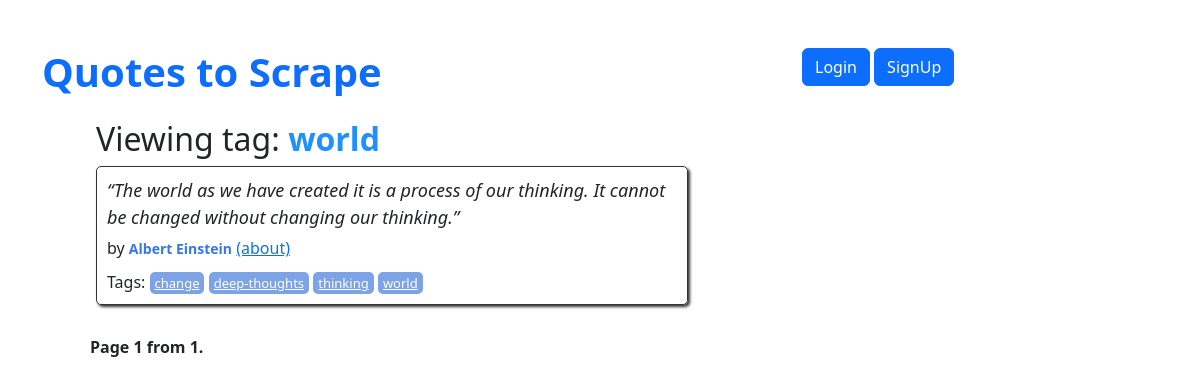
/tag/world/, run on the app's committed database.
### quotes/models.py (models this page shows)
class Tag(models.Model):
    name = models.CharField(max_length=16, null=False, unique=True)
    class Meta:
        verbose_name_plural = "Tags"
        verbose_name = "Tag"

class Quote(models.Model):
    user = models.ForeignKey(User, on_delete=models.CASCADE, default=None, null=True)
    quote = models.TextField()
    tags = models.ManyToManyField(Tag)
    author = models.ForeignKey(Author, on_delete=models.CASCADE, default=None, null=False)
    created_at = models.DateTimeField(auto_now_add=True)

class Author(models.Model):
    fullname = models.CharField(max_length=64, null=False, unique=True)
    born_date = models.CharField(max_length=64)
    born_location = models.CharField(max_length=256)
    description = models.TextField()
    user = models.ForeignKey(User, on_delete=models.CASCADE, default=None, null=True)
    created_at = models.DateTimeField(auto_now_add=True)

### quotes/views.py (the view)
# urls.py: path('tag/<str:tag_name>/', TagQuotesView.as_view(), name='tag_quotes'),
class TagQuotesView(View):
    template_name = 'quotes/tag_quotes.html'
    quotes_per_page = 10
    def get(self, request, *args, **kwargs):
        tag_name = kwargs['tag_name']
        tag = Tag.objects.get(name=tag_name)
        quotes_with_tag = Quote.objects.filter(tags=tag)
        paginator = Paginator(list(quotes_with_tag), self.quotes_per_page)
        page = request.GET.get('page')
        try:
            quotes_per_page = paginator.page(page)
        except PageNotAnInteger:
            quotes_per_page = paginator.page(1)
        except EmptyPage:
            quotes_per_page = paginator.page(paginator.num_pages)
        context = {
            'tag_name': tag_name,
            'quotes_with_tag': quotes_per_page,
        }
        return render(request, self.template_name, context)

### quotes/templatetags/extract_authors.py (called while the page is built)
@register.filter(name='author')
def get_author(author):
    author_id = author.id if hasattr(author, 'id') else None
    author_instance = Author.objects.filter(id=author_id).first()
    if author_instance:
        return author_instance.fullname
    return ''

### quotes/templates/quotes/tag_quotes.html (shortened to what this page needs)
{% extends 'quotes/base.html' %}
{% load extract_authors %}
{% block content %}
    <div class="author-details ms-5" style="margin-left: 10%;">
        <h2 class="author-title" style="margin-left: 5%;">
            Viewing tag: <b style="color:dodgerblue;">{{ tag_name }}</b>
        </h2>
        <div class="col-md-8">
            {% for quote in quotes_with_tag %}
            <div class="quote ms-5" itemscope="" itemtype="http://schema.org/CreativeWork">
                <span class="text" itemprop="text">
                    {{quote.quote}}
                </span>
                <span>
                    by <small class="author" itemprop="author">{{ quote.author|author }}</small>
                    <a href="{% url 'quotes:author_detail' author_id=quote.author.id %}" target="_self">(about)</a>
                </span>
                <div class="tags">
                    Tags:
                    {% for tag in quote.tags.all %}
                        <a class="tag" href="{% url 'quotes:tag_quotes' tag_name=tag.name %}">{{ tag.name }}</a>
                    {% endfor %}
                </div>
            </div>
            {% endfor %}
            <nav>
                <div class="pagination" class="mb-3">
                    <span class="step-links" style="margin-left: 5%;">
                        <span class="current" style="margin: 0 10px;">
                            <strong>Page {{ quotes_with_tag.number }} from {{ quotes_with_tag.paginator.num_pages }}.</strong>
                        </span>
                    </span>
                </div>
            </nav>
        </div>
    </div>
{% endblock %}

### quotes/static/quotes/style.css (style rules this page uses)
.quote { padding: 10px; margin-bottom: 30px; border: 1px solid #333333; border-radius: 5px; box-shadow: 2px 2px 3px #333333; }
.quote span.text { display: block; margin-bottom: 5px; font-size: large; font-style: italic; }
.quote small.author { font-weight: bold; color: #3677E8; }
.quote .tags { margin-top: 10px; }
.tag { padding: 2px 5px; border-radius: 5px; color: white; font-size: small; background-color: #7CA3E6; }
.col-md-8 { width: 66.66666667%; }
.author-details { margin-left: 20%; margin-right: 20%; width: 80%; }

### data on the page
Tag: name "world"
Quote: quote "“The world as we have created it is a process of our thinking. It cannot be changed without changing our thinking.”", author|author "Albert Einstein"
Tag: name "change"
Tag: name "deep-thoughts"
Tag: name "thinking"

### other printed values
{{ quotes_with_tag.number }} "1"
{{ quotes_with_tag.paginator.num_pages }} "1"
